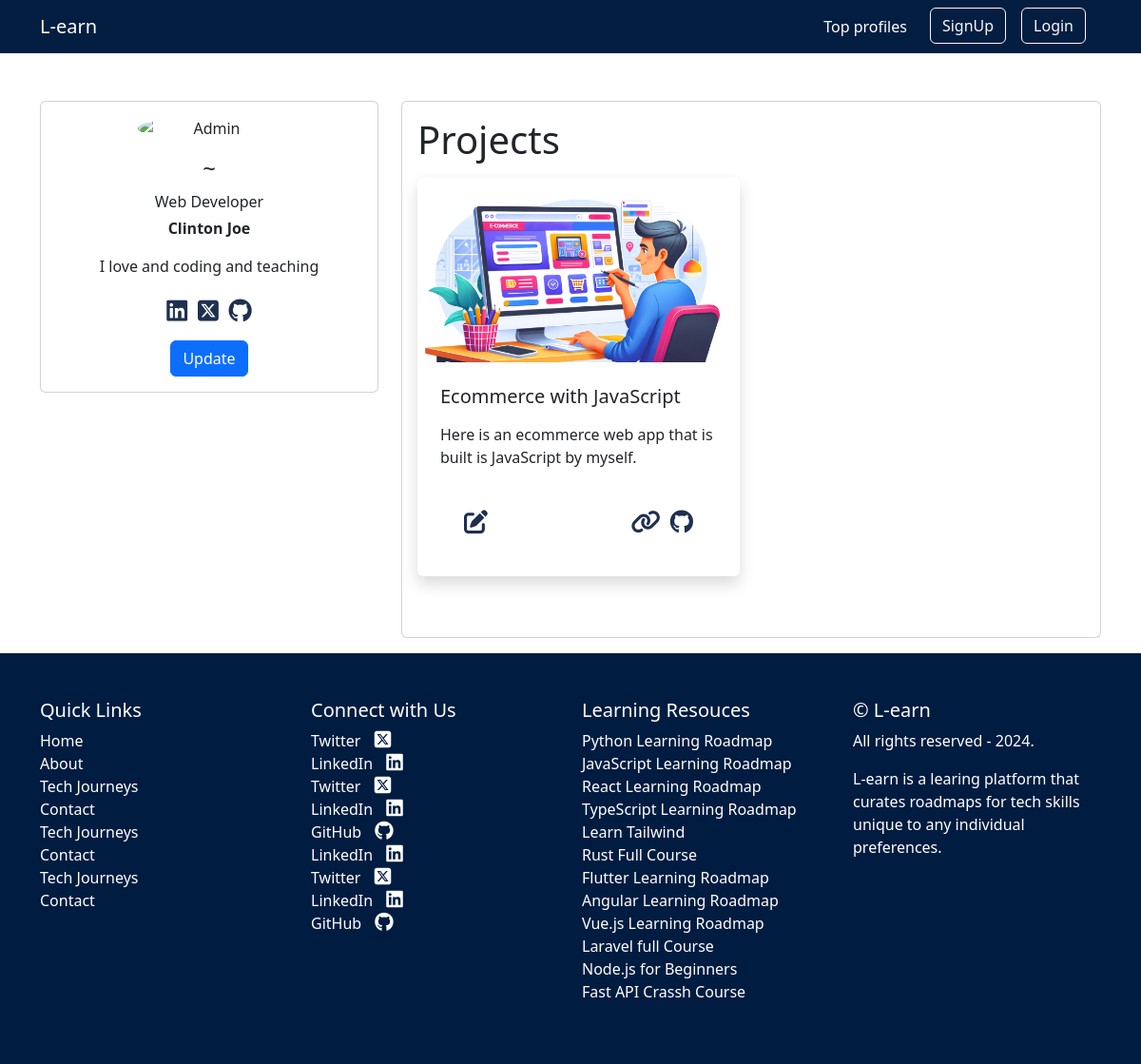
/auth/profiles/clinton, run on the app's committed database.
### user/models.py (models this page shows, shortened)
class Profile(models.Model):
    user = models.OneToOneField(CustomUser, on_delete = models.CASCADE, related_name="profile")
    first_name = models.CharField(max_length = 200, blank = True, null = True)
    last_name = models.CharField(max_length = 200, blank = True, null = True)
    username = models.CharField(max_length = 200, blank = True, null = True)
    image = models.ImageField(blank = True, null = True, upload_to = 'p_imgg')
    email = models.EmailField(blank=True, null=True)
    profession = models.CharField(max_length = 500, blank = True, null = True)
    bio  = models.TextField(blank = True, null = True)
    linkedin = models.URLField(blank=True, null=True)
    twitter = models.URLField(blank=True, null=True)
    github = models.URLField(blank=True, null=True)

### project/models.py (models this page shows, shortened)
class Project(models.Model):
    title = models.CharField(max_length=100, unique=True)
    slug = models.SlugField()
    description = models.TextField()
    image = models.ImageField(upload_to='project_images/')
    link = models.URLField(blank=True, null=True)
    github_link = models.URLField(blank=True, null=True)
    owner = models.ForeignKey(settings.AUTH_USER_MODEL, on_delete=models.CASCADE, related_name="projects")

### courses/models.py (models this page shows, shortened)
class Course(models.Model):
    title = models.CharField(max_length=50)
    slug = models.SlugField()
    description = models.TextField()
    thumbnail = models.ImageField(upload_to="img")
    label = models.CharField(max_length=25, blank=True, null=True)
    category = models.ForeignKey(Category, on_delete=models.SET_NULL, null=True, blank=True)

### user/views.py (the view)
# urls.py: path("profiles/<slug:username>", views.profile_detail, name='profile-detail')
def profile_detail(request, username):
    profile = Profile.objects.get(user__username=username)
    projects = Project.objects.filter(owner=profile.user)
    context = {"profile": profile, "projects": projects}
    return render(request, "user/profile_detail.html", context)

### courses/context_processors.py (called while the page is built)
def course_context(request):
    roadmaps = Course.objects.all()
    return {
        "roadmaps":roadmaps
    }

### user/templates/user/profile_detail.html (shortened to what this page needs)
{% extends "base.html" %}
{% load static %}
{% block content %}
<div class="container" style="margin-top:50px">
    <div class="main-body">
          <div class="row gutters-sm">
            <div class="col-md-4 mb-3">
              <div class="card">
                <div class="card-body">
                  <div class="d-flex flex-column align-items-center text-center">
                    {% if profile.image %}
                    <img src="{{profile.image.url}}" alt="" class="rounded-circle" width="150">
                    {% else %}
                    <img src="https://bootdey.com/img/Content/avatar/avatar7.png" alt="Admin" class="rounded-circle" width="150">
                    {% endif %}
                    <div class="mt-3">
                      <h4>~{{user.username}}</h4>
                      <p class=" mb-1">{{profile.profession}}</p>
                      <p class="font-size-sm fw-bold">{{profile.first_name}} {{profile.last_name}}</p>
                      <p class="font-size-sm">{{profile.bio}}</p>
                      <div class="social-link">
                        {% if profile.linkedin %}
                        <a href="" class="fa-brands fa-linkedin"></a>
                        {% endif %}
                        {% if profile.twitter %}
                        <a href="" class="fa-brands fa-square-x-twitter"></a>
                        {% endif %}
                        {% if profile.github %}
                        <a href="" class="fa-brands fa-github"></a>
                        {% endif %}
                      </div>
                      <a href="{% url 'auth:update-profile' %}" class="btn btn-primary">Update</a>
                    </div>
                  </div>
                </div>
              </div>
            </div>
            <div class="col-md-8">
              {% if projects %}
            <div class="card mb-3">
              <div class="card-body">
                <div class="row">
                  <p class="display-6">Projects</p>
                  {% for project in projects %}
                  <div class="col-lg-6 mb-5">
                    <div class="card h-100 shadow border-0">
                        <img class="card-img-top" src="{{project.image.url}}" alt="..." />
                        <div class="card-body p-4">
                            <a class="text-decoration-none link-dark streched-link" href=""><h5 class="card-title mb-3">{{project.title}}</h5></a>
                            <p class="card-text mb-0">{{project.description | truncatechars:"200"}}</p>
                        </div>
                        <div class="card-footer p-4 pt-0 bg-transparent border-top-0">
                          <div class="project-actions">
                            <div class="rhs">
                              <a class="fa-solid fa-pen-to-square" href="{% url 'project:update' project.slug %}"></a>
                            </div>
                            <div class="lhs">
                              <a class="fa-solid fa-link" href="{{project.link}}" target="_blank"></a>
                              <a class="fa-brands fa-github" href="{{project.github_link }}" target="_blank"></a>
                            </div>
                          </div>
                        </div>
                    </div>
                </div>
                  {% endfor %}
                </div>
              </div>
            </div>
            {% endif %}
            </div>
          </div>
        </div>
    </div>
{% endblock content %}

### templates/base.html (shortened to what this page needs)
<!DOCTYPE html>
{% load static %}
<html lang="en">
    <head>
        <link rel="stylesheet" href="https://cdnjs.cloudflare.com/ajax/libs/font-awesome/6.5.1/css/all.min.css" />
        <link rel="stylesheet" href="https://cdnjs.cloudflare.com/ajax/libs/font-awesome/6.5.1/css/brands.min.css" />
        <link href="https://cdn.jsdelivr.net/npm/bootstrap-icons@1.5.0/font/bootstrap-icons.css" rel="stylesheet" />
        <link href="{% static 'css/global.css' %}" rel="stylesheet" />
    </head>
    <body class="d-flex flex-column h-100">
        <main class="flex-shrink-0">
            <nav class="navbar navbar-expand-lg" id="nav">
                <div class="container">
                    <a class="navbar-brand me-8" href="{% url 'courses:index' %}">L-earn</a>
                  <div class="collapse navbar-collapse" id="navbarNavDropdown">
                    <ul class="navbar-nav">
                      <li class="nav-item me-3">
                        <a class="nav-link" href="{% url 'auth:profile-list' %}">Top profiles</a>
                      </li>
                      {% if request.user.is_authenticated %}
                      <li class="nav-item active dropdown">
                        <a class="nav-link dropdown-toggle" href="#" role="button" style="color: white" data-bs-toggle="dropdown" aria-expanded="false">
                          Hi, {{request.user.username}}
                        </a>
                        <ul class="dropdown-menu bg-dark">
                          <li><a class="dropdown-item" href="{% url 'auth:profile' %}">Profile</a></li>
                          <li><a class="dropdown-item" href="">Create Articles</a></li>
                          <li><a class="dropdown-item" href="{% url 'auth:logout' %}">Logout</a></li>
                        </ul>
                      </li>
                      {% else %}
                      <li class="nav-item me-3">
                        <a href="{% url 'auth:register' %}">
                        <button type="button" class="btn btn-outline-light">
                           SignUp
                        </button>
                    </a>
                      </li>
                      <li class="nav-item me-3">
                        <a href="{% url 'auth:signin' %}">
                        <button type="button" class="btn btn-outline-light">
                           Login
                        </button>
                    </a>
                      </li>
                      {% endif %}
                    </ul>
                  </div>
                </div>
              </nav>
            {% block content %}{% endblock content %}
         <footer class="py-5">
          <div class="container">
            <div class="row">
              <div class="col-lg-3 col-md-6">
                <h5 class="text-white">Quick Links</h5>
                <ul class="list-unstyled">
                  <li><a href="#" class="text-white">Home</a></li>
                  <li><a href="#" class="text-white">About</a></li>
                  <li><a href="#" class="text-white">Tech Journeys</a></li>
                  <li><a href="#" class="text-white">Contact</a></li>
                  <li><a href="#" class="text-white">Tech Journeys</a></li>
                  <li><a href="#" class="text-white">Contact</a></li>
                  <li><a href="#" class="text-white">Tech Journeys</a></li>
                  <li><a href="#" class="text-white">Contact</a></li>
                </ul>
              </div>
              <div class="col-lg-3 col-md-6">
                <h5 class="text-white">Connect with Us</h5>
                <ul class="list-unstyled">
                  <li><a href="#" target="_blank" class="text-white">Twitter <i href="" class="fa-brands fa-square-x-twitter"></i></a></li>
                  <li><a href="#" target="_blank" class="text-white">LinkedIn <i href="" class="fa-brands fa-linkedin"></i></a></li>
                  <li><a href="#" target="_blank" class="text-white">Twitter <i href="" class="fa-brands fa-square-x-twitter"></i></a></li>
                  <li><a href="#" target="_blank" class="text-white">LinkedIn <i href="" class="fa-brands fa-linkedin"></i></a></li>
                  <li><a href="#" target="_blank" class="text-white">GitHub <i href="" class="fa-brands fa-github"></i></a></li>
                  <li><a href="#" target="_blank" class="text-white">LinkedIn <i href="" class="fa-brands fa-linkedin"></i></a></li>
                  <li><a href="#" target="_blank" class="text-white">Twitter <i href="" class="fa-brands fa-square-x-twitter"></i></a></li>
                  <li><a href="#" target="_blank" class="text-white">LinkedIn <i href="" class="fa-brands fa-linkedin"></i></a></li>
                  <li><a href="#" target="_blank" class="text-white">GitHub <i href="" class="fa-brands fa-github"></i></a></li>
                </ul>
              </div>
               <div class="col-lg-3 col-md-6">
                <h5 class="text-white">Learning Resouces</h5>
                <ul class="list-unstyled">
                  {% for roadmap in roadmaps  %}
                  <li><a href="{% url 'courses:course' roadmap.slug %}" target="_blank" class="text-white">{{roadmap.title}}</a></li>
                  {% endfor %}
                </ul>
              </div>
              <div class="col-lg-3">
                <h5 class="text-white">© L-earn</h5>
                <p class="text-white">All rights reserved - 2024.</p>
                <p class="text-white">L-earn is a learing platform that curates roadmaps for tech skills unique to any individual preferences.</p>
              </div>
            </div>
          </div>
        </footer>
    </body>
</html>

### templates/base.html (style rules this page uses)
#nav { background-color: #041E42 !important; color: white !important }
#nav div a { color: white !important; }
#nav ul li a { color: white !important; }
#nav ul a { color: white !important }
#nav ul { margin-left: auto; }
footer { background-color: #001c40 !important }
footer a { text-decoration: none }
footer .fa-solid, footer .fa-brands { font-size: 20px; margin: 0px 10px; }

### user/templates/user/profile_detail.html (style rules this page uses)
.social-link { width: 100px; height: 40px; border-radius: 10px; margin: 10px auto; display: flex; align-items: center; justify-content: space-around; }
.social-link .fa-brands { font-size: 25px; cursor: pointer }
.social-link a { color: #1e3050; text-decoration: none; }
.project-actions { width: 100%; display: flex; align-items: center; padding: 10px 10px 10px 10px; justify-content: space-between; }
.project-actions .rhs, .project-actions .lhs { display: flex; align-items: center; padding: 10px 10px 10px 10px; }
.project-actions .fa-solid, .project-actions .fa-brands { font-size: 25px; color: #1e3050; margin: 0px 5px; }
.project-actions a { text-decoration: none; }

### data on the page
Profile: profession "Web Developer", first_name "Clinton", last_name "Joe", bio "I love and coding and teaching"
Project: image (picture), title "Ecommerce with JavaScript", description "Here is an ecommerce web app that is built is JavaScript by myself."
Course: title "Python Learning Roadmap"
Course: title "JavaScript Learning Roadmap"
Course: title "React Learning Roadmap"
Course: title "TypeScript Learning Roadmap"
Course: title "Learn Tailwind"
Course: title "Rust Full Course"
Course: title "Flutter Learning Roadmap"
Course: title "Angular Learning Roadmap"
Course: title "Vue.js Learning Roadmap"
Course: title "Laravel full Course"
Course: title "Node.js for Beginners"
Course: title "Fast API Crassh Course"
